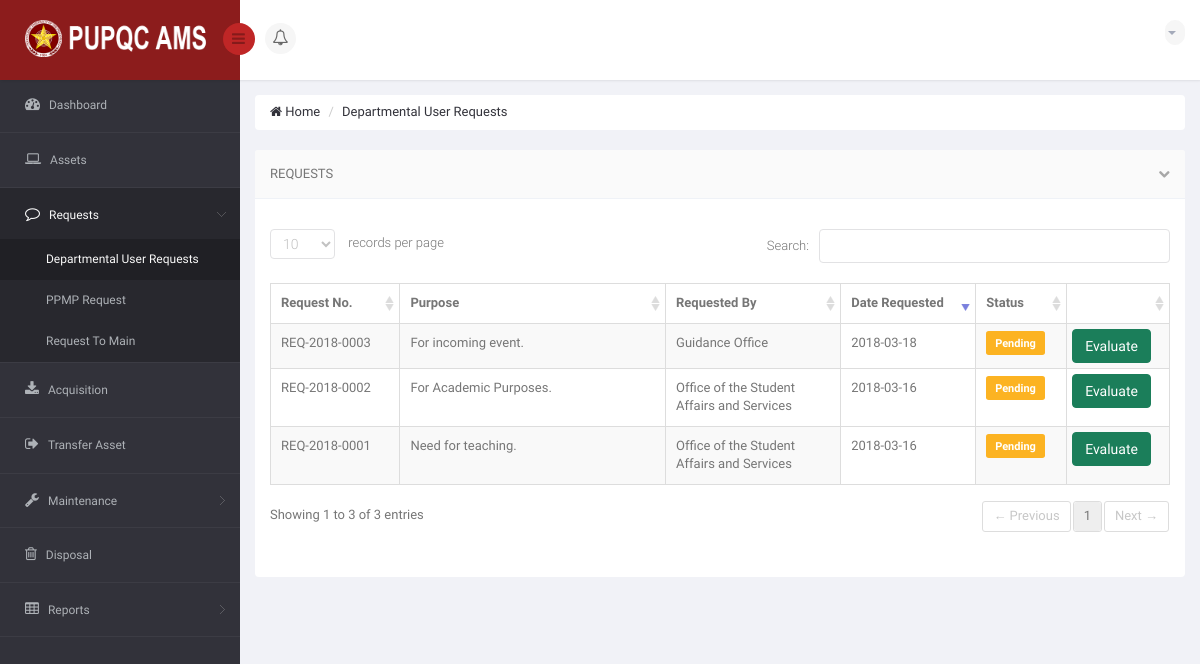
Page /DIR/PropertyOfficer/PODURequests.php (signed in) on the earlier database version.
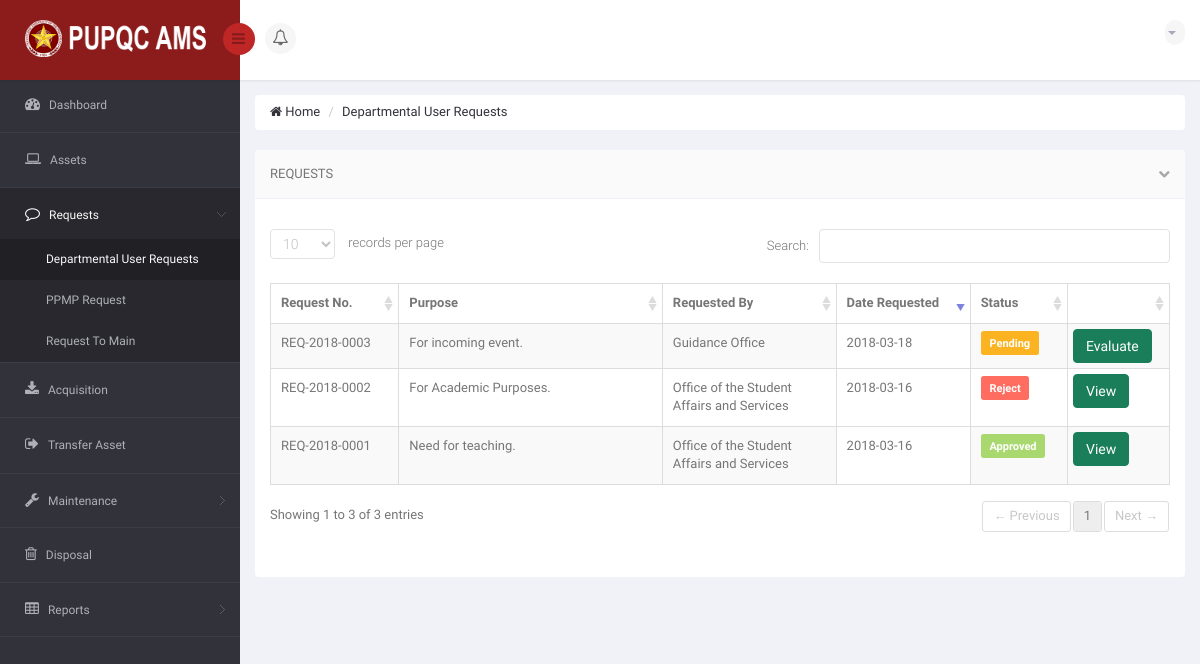
Same page on the later database version.
### tables this page shows
CREATE TABLE `ams_t_user_request_summary` (
  `URS_ID` int(11) NOT NULL,
  `URS_NO` varchar(15) NOT NULL,
  `URS_REQUEST_DATE` date NOT NULL,
  `URS_PURPOSE` varchar(350) NOT NULL,
  `URS_STATUS_TO_PO` varchar(25) NOT NULL DEFAULT 'Pending',
  `URS_APPROVED_DATE` date DEFAULT NULL,
  `URS_REJECT_DATE` date DEFAULT NULL,
  `URS_REMARKS` varchar(350) DEFAULT NULL,
  `URS_VIEW_BY_USER` int(11) NOT NULL DEFAULT '0',
  `URS_VIEW_BY_PO` int(11) NOT NULL DEFAULT '0',
  `URS_VIEW_BY_USER_MAIN` int(11) NOT NULL DEFAULT '0',
  `URS_VIEW_CLICKED` int(11) NOT NULL DEFAULT '0'
);

CREATE TABLE `ams_r_office` (
  `O_ID` int(11) NOT NULL,
  `O_CODE` varchar(50) NOT NULL,
  `O_NAME` varchar(120) NOT NULL,
  `C_ID` int(11) NOT NULL
);

### DIR/PropertyOfficer/PODURequests.php (the view, shortened to what this page needs)
<!DOCTYPE html>
<html lang="en">
<head>
    <link href="../../bs3/css/bootstrap.min.css" rel="stylesheet">
    <link href="../../css/bootstrap-reset.css" rel="stylesheet">
    <link href="../../font-awesome/css/font-awesome.css" rel="stylesheet" />
    <link href="../../js/advanced-datatable/css/demo_page.css" rel="stylesheet" />
    <link href="../../js/advanced-datatable/css/demo_table.css" rel="stylesheet" />
    <link rel="stylesheet" href="../../js/data-tables/DT_bootstrap.css" />
    <link href="../../css/style.css" rel="stylesheet">
    <link href="../../css/style-responsive.css" rel="stylesheet" />
    <link href="../../js/iCheck/skins/minimal/minimal.css" rel="stylesheet">
    <link href="../../js/iCheck/skins/minimal/red.css" rel="stylesheet">
    <link href="../../js/iCheck/skins/minimal/green.css" rel="stylesheet">
    <link href="../../js/iCheck/skins/minimal/blue.css" rel="stylesheet">
    <link href="../../js/iCheck/skins/minimal/yellow.css" rel="stylesheet">
    <link href="../../js/iCheck/skins/minimal/purple.css" rel="stylesheet">
    <link href="../../js/iCheck/skins/square/square.css" rel="stylesheet">
    <link href="../../js/iCheck/skins/square/red.css" rel="stylesheet">
    <link href="../../js/iCheck/skins/square/green.css" rel="stylesheet">
    <link href="../../js/iCheck/skins/square/blue.css" rel="stylesheet">
    <link href="../../js/iCheck/skins/square/yellow.css" rel="stylesheet">
    <link href="../../js/iCheck/skins/square/purple.css" rel="stylesheet">
    <link href="../../js/iCheck/skins/flat/grey.css" rel="stylesheet">
    <link href="../../js/iCheck/skins/flat/red.css" rel="stylesheet">
    <link href="../../js/iCheck/skins/flat/green.css" rel="stylesheet">
    <link href="../../js/iCheck/skins/flat/blue.css" rel="stylesheet">
    <link href="../../js/iCheck/skins/flat/yellow.css" rel="stylesheet">
    <link href="../../js/iCheck/skins/flat/purple.css" rel="stylesheet">
    <link rel="stylesheet" type="text/css" href="../../js/select2/select2.css" />
    <link rel="stylesheet" type="text/css" href="../../js/bootstrap-daterangepicker/daterangepicker-bs3.css" />
    <link rel="stylesheet" type="text/css" href="../../js/bootstrap-datetimepicker/css/datetimepicker.css" />
    <link rel="stylesheet" type="text/css" href="../../js/bootstrap-datepicker/css/datepicker.css" />
    <link href="../../js/plugins/sweetalert/sweetalert.css" type="text/css" rel="stylesheet" media="screen,projection">
</head>
<body>
<section id="container" >
<header class="header fixed-top clearfix">
<div class="brand">
    <a href="PODashboard.php" class="logo">
        <img src="../../images/pupqcnew.png" style="width: 193px; height: 37px;" alt="">
    </a>
    <div class="sidebar-toggle-box">
        <div class="fa fa-bars"></div>
    </div>
</div>
<div class="nav notify-row" id="top_menu">
    <ul class="nav top-menu">
        <li id="header_notification_bar" class="dropdown">
            <a data-toggle="dropdown" class="dropdown-toggle" href="#">
                <i class="fa fa-bell-o"></i>
            </a>
        </li>
    </ul>
</div>
<div class="top-nav clearfix">
    <ul class="nav pull-right top-menu">
        <li class="dropdown">
            <a data-toggle="dropdown" class="dropdown-toggle" href="#">
                <?php
                    include('../Connection/db.php');
                  ?>
                <b class="caret"></b>
            </a>
        </li>
    </ul>
</div>
</header>
<aside>
    <div id="sidebar" class="nav-collapse">
        <div class="leftside-navigation">
    <ul class="sidebar-menu" id="nav-accordion">
        <li>
            <a href="PODashboard.php">
                <i class="fa fa-dashboard"></i>
                <span>Dashboard</span>
            </a>
        </li>
        <li>
            <a href="POAsset.php">
                <i class="fa fa-laptop"></i>
                <span>Assets</span>
            </a>
        </li>
        <li class="sub-menu">
            <a href="javascript:;" class="active">
                <i class="fa fa-comment-o"></i>
                <span>Requests</span>
            </a>
            <ul class="sub">
                <li class="active"><a href="PODURequests.php">Departmental User Requests</a></li>
                <li><a href="POPPMP.php">PPMP Request</a></li>
                <li><a href="PORequestToMain.php">Request To Main</a></li>
            </ul>
        </li>
        <li>
            <a href="POAcquisition.php">
                <i class="fa fa-download"></i>
                <span>Acquisition</span>
            </a>
        </li>
        <li>
            <a href="POTransferAsset.php">
                <i class="fa fa-sign-out"></i>
                <span>Transfer Asset</span>
            </a>
        </li>
        <li class="sub-menu">
            <a href="javascript:;">
                <i class="fa fa-wrench"></i>
                <span>Maintenance</span>
            </a>
        </li>
        <li>
            <a href="PODisposal.php">
                <i class="fa fa-trash-o"></i>
                <span>Disposal</span>
            </a>
        </li>
        <li class="sub-menu">
            <a href="javascript:;">
                <i class="fa fa fa-table"></i>
                <span>Reports</span>
            </a>
        </li>
    </ul>
</div
    </div>
</aside>
    <section id="main-content">
        <section class="wrapper">
            <div class="row">
                <div class="col-md-12">
                    <ul class="breadcrumb">
                        <li><a href="PODashboard.php"><i class="fa fa-home"></i> Home</a></li>
                        <li><a href="PORequisitionRequests.php">Departmental User Requests</a></li>
                    </ul>
                </div>
            </div>
            <div class="row">
                <div class="col-sm-12">
                    <section class="panel">
                        <header class="panel-heading">
                            Requests
                            <span class="tools pull-right">
                                <a href="javascript:;" class="fa fa-chevron-down"></a>
                             </span>
                        </header>
                        <div class="panel-body">
                            <div class="adv-table">
                                <table  class="display table table-bordered table-striped" id="dynamic-table">
                                    <thead>
                                        <tr>
                                            <th style="width: 135px;">Request No.</th>
                                            <th style="">Purpose</th>
                                            <th style="width: 175px;">Requested By</th>
                                            <th style="width: 140px;">Date Requested</th>
                                            <th style="width: 100px;">Status</th>
                                            <th style="width: 95px;"></th>
                                        </tr>
                                    </thead>
                                    <tbody>
                                        <?php
                                            $sql = "SELECT * FROM `ams_t_user_request_summary` AS URS INNER JOIN `ams_t_user_request` AS UR ON UR.URS_ID = URS.URS_ID INNER JOIN `ams_r_employee_profile` AS EP ON UR.EP_ID = EP.EP_ID INNER JOIN `ams_r_office` AS O ON EP.O_ID = O.O_ID GROUP BY URS.URS_ID ORDER BY URS.URS_REQUEST_DATE DESC, URS.URS_ID DESC";
                                            $result = mysqli_query($connection, $sql) or die("Bad Query: $sql");
                                            while($row = mysqli_fetch_assoc($result))
                                            {
                                              $id = $row['URS_ID'];
                                              $no = $row['URS_NO'];
                                              $date = $row['URS_REQUEST_DATE'];
                                              $purpose = $row['URS_PURPOSE'];
                                              $officename = $row['O_NAME'];
                                              $statuz = $row['URS_STATUS_TO_PO'];
                                        ?>
                                        <tr class="gradeX">
                                            <td> <?php echo $no; ?> </td>
                                            <td> <?php echo $purpose; ?> </td>
                                            <td> <?php echo $officename; ?> </td>
                                            <td> <?php echo $date; ?> </td>
                                            <?php
                                                if ($statuz == 'Pending')
                                                {
                                            ?>
                                            <td> <p class="label label-warning label-mini" style="font-size: 11px;"> <?php echo $statuz; ?> </p>
                                            </td>
                                            <td>
                                                <a href="POViewRequestFromDU.php?viewrequests=<?php echo $id; ?>" class="btn btn-success" style="margin: -5px;">Evaluate</a>
                                            </td>
                                            <?php
                                                }
                                                elseif ($statuz == 'Approved')
                                                {
                                            ?>
                                            <td> <p class="label label-success label-mini" style="font-size: 11px;"> <?php echo $statuz; ?> </p>
                                            </td>
                                            <td>
                                                <a href="POViewRequestToMain.php?reqmain=<?php echo $id; ?>" class="btn btn-success" style="margin: -5px;" >View</a>
                                            </td>
                                            <?php
                                                }
                                                elseif ($statuz == 'Reject')
                                                {
                                            ?>
                                            <td> <p class="label label-danger label-mini" style="font-size: 11px;"> <?php echo $statuz; ?> </p>
                                            </td>
                                            <td>
                                                <a href="POViewRejectedRequestByPO.php?reqnnumber=<?php echo $id; ?>" class="btn btn-success" style="margin: -5px;" >View</a>
                                            </td>
                                            <?php
                                                }
                                            ?>
                                        </tr>
                                        <?php
                                            }
                                        ?>
                                    </tbody>
                                </table>
                            </div>
                        </div>
                    </section>
                </div>
            </div>
        </section>
    </section>
</section>
</body>
</html>

### js/advanced-datatable/css/demo_table.css (style rules this page uses)
table.display { margin: 0 auto; clear: both; width: 100%; }
table.display thead th { padding: 3px 18px 3px 10px; border-bottom: 1px solid black; font-weight: bold; cursor: pointer; * cursor: hand; }
table.display td { padding: 3px 10px; }
.sorting_desc { background: url('../images/sort_desc.png') no-repeat center right; }
.sorting { background: url('../images/sort_both.png') no-repeat center right; }
table.display tr.odd.gradeX { background-color: #ffdddd; }
table.display tr.even.gradeX { background-color: #ffeeee; }
tr.odd { background-color: #F9F9F9; }
tr.even { background-color: white; }
tr.odd td.sorting_1 { background-color: #D3D6FF; }
tr.even td.sorting_1 { background-color: #EAEBFF; }
tr.odd.gradeX td.sorting_1 { background-color: #ffc4c4; }
tr.even.gradeX td.sorting_1 { background-color: #ffd5d5; }
table.display tr.gradeX { background-color: #ffdddd; }

Differences in the rows shown:
changed ams_t_user_request_summary "For Academic Purposes.": URS_STATUS_TO_PO "Pending" → "Reject"; URS_STATUS_TO_PO "Evaluate" → "View"
changed ams_t_user_request_summary "Need for teaching.": URS_STATUS_TO_PO "Pending" → "Approved"; URS_STATUS_TO_PO "Evaluate" → "View"
